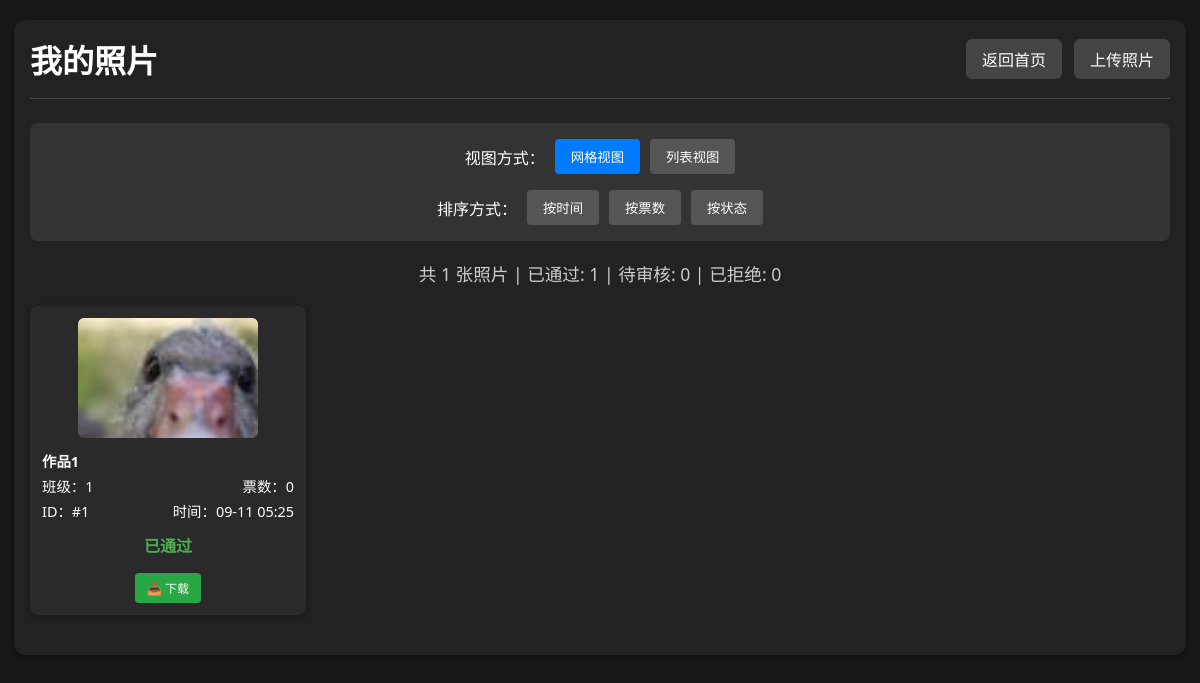
The page /my_photos (signed in) on the database its author committed.
### app.py (models this page shows)
class Photo(db.Model):
    id = db.Column(db.Integer, primary_key=True)
    url = db.Column(db.String(128))
    thumb_url = db.Column(db.String(128))
    title = db.Column(db.String(100), nullable=True)  # 作品名称
    class_name = db.Column(db.String(32))
    student_name = db.Column(db.String(32))
    vote_count = db.Column(db.Integer, default=0)
    user_id = db.Column(db.Integer, db.ForeignKey('user.id'), nullable=False)
    status = db.Column(db.Integer, default=0)  # 0=待审核, 1=已通过, 2=已拒绝
    created_at = db.Column(db.DateTime, default=db.func.current_timestamp())
    votes = db.relationship('Vote', backref='photo', lazy=True)

### app.py (the view)
@app.route('/my_photos')
@login_required
def my_photos():
    user_id = session.get('user_id')
    current_user = User.query.get(user_id)
    my_photos = Photo.query.filter_by(user_id=user_id).order_by(Photo.created_at.desc()).all()
    return render_template('my_photos.html', my_photos=my_photos, current_user=current_user)

### app.py (called while the page is built)
def login_required(f):
    @wraps(f)
    def decorated_function(*args, **kwargs):
        if 'user_id' not in session:
            return redirect(url_for('login'))
        user = User.query.get(session['user_id'])
        if not user or not user.is_active:
            session.clear()  # 清除session
            flash('账户已被禁用，请联系管理员')
            return redirect(url_for('login'))
        return f(*args, **kwargs)
    return decorated_function

### templates/my_photos.html (shortened to what this page needs)
<!DOCTYPE html>
<html lang="zh-cn">
<head>
</head>
<body{% if current_user and current_user.role < 2 %} class="user-protection"{% endif %}>
    <div class="container">
        <div class="header">
            <h1 class="title">我的照片</h1>
            <div class="nav-links">
                <a href="{{ url_for('index') }}" class="nav-btn">返回首页</a>
                <a href="{{ url_for('upload') }}" class="nav-btn">上传照片</a>
            </div>
        </div>
        {% if my_photos %}
        <div class="controls">
            <div class="view-controls">
                <span>视图方式：</span>
                <button class="btn active" onclick="switchView('grid')">网格视图</button>
                <button class="btn" onclick="switchView('list')">列表视图</button>
            </div>
            <div class="sort-controls">
                <span>排序方式：</span>
                <button class="btn active" onclick="sortPhotos('time')">按时间</button>
                <button class="btn" onclick="sortPhotos('votes')">按票数</button>
                <button class="btn" onclick="sortPhotos('status')">按状态</button>
            </div>
        </div>
        <div class="stats">
            共 {{ my_photos|length }} 张照片 |
            已通过: {{ my_photos|selectattr("status", "equalto", 1)|list|length }} |
            待审核: {{ my_photos|selectattr("status", "equalto", 0)|list|length }} |
            已拒绝: {{ my_photos|selectattr("status", "equalto", 2)|list|length }}
        </div>
        <div id="grid-view" class="photo-grid">
            {% for photo in my_photos %}
            <div class="photo-item" data-votes="{{ photo.vote_count }}" data-time="{{ photo.created_at.timestamp() if photo.created_at else 0 }}" data-status="{{ photo.status }}">
                <img src="{{ photo.thumb_url }}" alt="我的照片" onclick="showModal('{{ photo.url }}')">
                <div class="photo-info">
                    {% if photo.title %}
                    <div class="photo-info-row">
                        <span style="font-weight: bold; color: #fff;">{{ photo.title }}</span>
                    </div>
                    {% endif %}
                    <div class="photo-info-row">
                        <span>班级：{{ photo.class_name }}</span>
                        <span>票数：{{ photo.vote_count }}</span>
                    </div>
                    <div class="photo-info-row">
                        <span>ID：#{{ photo.id }}</span>
                        <span>时间：{{ photo.created_at.strftime('%m-%d %H:%M') if photo.created_at else '' }}</span>
                    </div>
                </div>
                <div class="photo-status">
                    {% if photo.status == 0 %}
                        <span class="status-pending">待审核</span>
                    {% elif photo.status == 1 %}
                        <span class="status-approved">已通过</span>
                    {% else %}
                        <span class="status-rejected">已拒绝</span>
                    {% endif %}
                </div>
                <div class="photo-actions">
                    <a href="{{ url_for('download_my_photo', photo_id=photo.id) }}" class="btn download-btn">📥 下载</a>
                </div>
            </div>
            {% endfor %}
        </div>
        {% endif %}
    </div>
</body>
</html>

### templates/my_photos.html (style rules this page uses)
body { background: #181818; color: #fff; font-family: 'Segoe UI', Arial, sans-serif; margin: 0; padding: 0; }
.container { max-width: 1400px; margin: 32px auto; padding: 16px; background: #222; border-radius: 12px; box-shadow: 0 2px 8px #0006; }
.header { display: flex; justify-content: space-between; align-items: center; margin-bottom: 24px; padding-bottom: 16px; border-bottom: 1px solid #444; flex-wrap: wrap; gap: 16px; }
.title { font-size: clamp(1.5rem, 4vw, 2rem); margin: 0; }
.nav-links { display: flex; gap: 12px; flex-wrap: wrap; }
.nav-btn { padding: 8px 16px; background: #444; color: #fff; text-decoration: none; border-radius: 6px; transition: background 0.2s; }
.controls { display: flex; justify-content: space-between; align-items: center; margin-bottom: 20px; padding: 16px; background: #333; border-radius: 8px; flex-wrap: wrap; gap: 16px; }
.view-controls { display: flex; gap: 10px; align-items: center; flex-wrap: wrap; }
.sort-controls { display: flex; gap: 10px; align-items: center; flex-wrap: wrap; }
.btn { padding: 8px 16px; border: none; border-radius: 4px; cursor: pointer; background: #555; color: white; transition: background 0.2s; }
.btn:hover, .btn.active { background: #777; }
.btn.active { background: #007bff; }
.stats { text-align: center; margin-bottom: 20px; color: #ccc; font-size: 1.1rem; }
.photo-grid { display: grid; grid-template-columns: repeat(auto-fill, minmax(280px, 1fr)); gap: 18px; margin-bottom: 24px; }
.photo-item { background: #2a2a2a; border-radius: 8px; padding: 12px; box-shadow: 0 2px 8px rgba(0,0,0,0.3); display: flex; flex-direction: column; align-items: center; transition: transform 0.2s; }
.photo-item img { width: 100%; max-width: 180px; max-height: 120px; border-radius: 6px; cursor: pointer; margin-bottom: 12px; object-fit: cover; }
.photo-info { width: 100%; margin-bottom: 8px; }
.photo-info-row { display: flex; justify-content: space-between; margin-bottom: 4px; font-size: 0.9rem; }
.photo-status { width: 100%; text-align: center; margin-bottom: 8px; }
.status-approved { color: #4caf50; font-weight: bold; }
.photo-actions { display: flex; justify-content: center; margin-top: 8px; }
.download-btn { background: #28a745; color: white; text-decoration: none; padding: 6px 12px; border-radius: 4px; font-size: 12px; transition: background 0.2s; }
.user-protection { -webkit-user-select: none; -moz-user-select: none; -ms-user-select: none; user-select: none; -webkit-touch-callout: none; -webkit-tap-highlight-color: transparent; }
.user-protection img { -webkit-user-drag: none; -khtml-user-drag: none; -moz-user-drag: none; -o-user-drag: none; pointer-events: auto; }
.user-protection * { -webkit-touch-callout: none; -webkit-user-select: none; -khtml-user-select: none; -moz-user-select: none; -ms-user-select: none; user-select: none; }
@media (max-width: 1200px) { .container { max-width: 95%; margin: 20px auto; } }
@media (max-width: 1200px) { .photo-grid { grid-template-columns: repeat(auto-fill, minmax(250px, 1fr)); gap: 16px; } }
.nav-links { justify-content: center; }
.controls { flex-direction: column; gap: 16px; align-items: stretch; }
.view-controls, .sort-controls { justify-content: center; flex-wrap: wrap; }
.photo-grid { grid-template-columns: repeat(auto-fill, minmax(250px, 1fr)); gap: 12px; }

### rows shown on the page
Photo: thumb_url (picture), title "作品1", class_name "1", vote_count "0", id "1", created_at "09-11 05:25", status "已通过"

### other values the page prints
{{ my_photos|length }} "1"
{{ my_photos|selectattr("status", "equalto", 1)|list|length }} "1"
{{ my_photos|selectattr("status", "equalto", 0)|list|length }} "0"
{{ my_photos|selectattr("status", "equalto", 2)|list|length }} "0"
